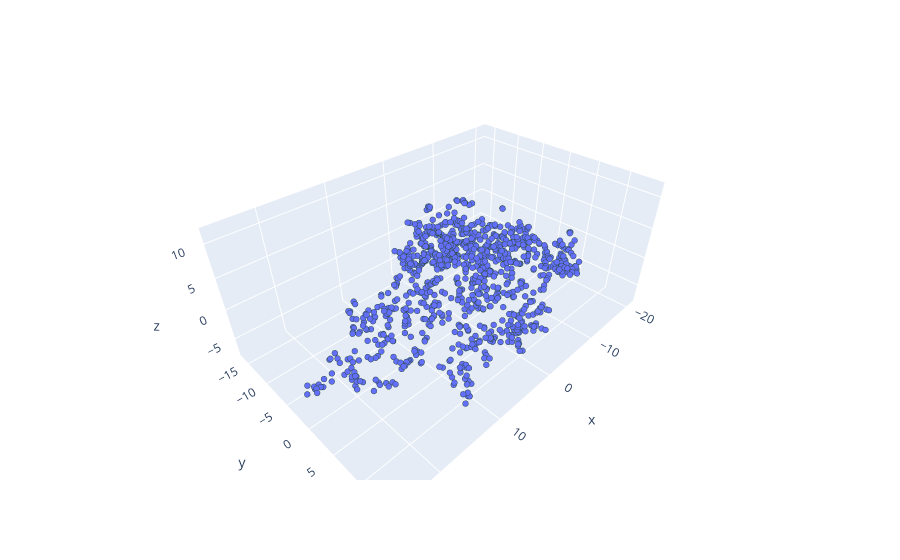

Notebook code for this chart:
### Code cell
# plot the weights of the embedding layer using t-SNE

def plot_with_labels(low_dim_embs, labels):
    assert low_dim_embs.shape[0] >= len(labels), "More labels than embeddings"
    # plot 3d scatter plot of the embeddings with plotly
    fig = px.scatter_3d(x=low_dim_embs[:,0], y=low_dim_embs[:,1], z=low_dim_embs[:,2], hover_name=labels)
    fig.update_traces(marker=dict(size=2,
                        line=dict(width=2, color='DarkSlateGrey')),
                        selector=dict(mode='markers')
    )

    fig.show()

tsne = TSNE(perplexity=15, n_components=3, init='pca', n_iter=5000)
plot_only = 1000
low_dim_embs = tsne.fit_transform(weights[:plot_only,:])
labels = [tokenizer.index_word[i] for i in range(1, plot_only+1)]
plot_with_labels(low_dim_embs, labels)

### Figure 1 — Plotly figure (JSON) as saved in the notebook; plotly's stock layout.template omitted (floating-point values rounded to 4 significant figures; data arrays with more than 128 entries replaced by an {"elided": "..."} marker saying what was removed)
{"data": [{"hovertemplate": "<b>%{hovertext}</b><br><br>x=%{x}<br>y=%{y}<br>z=%{z}<extra></extra>", "hovertext": {"elided": "1000 str values"}, "legendgroup": "", "marker": {"color": "#636efa", "line": {"color": "DarkSlateGrey", "width": 2}, "size": 2, "symbol": "circle"}, "mode": "markers", "name": "", "scene": "scene", "showlegend": false, "type": "scatter3d", "x": {"elided": "1000 float values"}, "y": {"elided": "1000 float values"}, "z": {"elided": "1000 float values"}}], "layout": {"legend": {"tracegroupgap": 0}, "margin": {"t": 60}, "scene": {"domain": {"x": [0, 1], "y": [0, 1]}, "xaxis": {"title": {"text": "x"}}, "yaxis": {"title": {"text": "y"}}, "zaxis": {"title": {"text": "z"}}}}}
